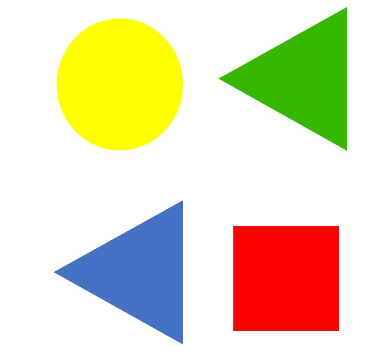
#> input picture notebooks/yinshuo/ImageTest/Image1.jpg, 371 x 359 px, given in place of the camera
$ python change_color_space_test.py
#> lines starting #> are read from the running program, lines starting #| are printed output that depends on the picture; after the words box and inside, x2 and y2 are one past the last pixel; in counts of white or black regions, pixels touching at a corner belong together
#https://docs.opencv.org/4.x/df/d9d/tutorial_py_colorspaces.html
#lower resolution!!!
import cv2 as cv
import numpy as np
cap = cv.VideoCapture(0)
cap.set(cv.CAP_PROP_AUTO_WB, 1.0)
cap.set(cv.CAP_PROP_FRAME_WIDTH, 1920)
cap.set(cv.CAP_PROP_FRAME_HEIGHT, 1080)
while(1):
    # Take each frame
    _, frame = cap.read()
#> frame is the input picture: shape (359, 371, 3); mean B, G, R 187, 218.8, 227.7
    # Convert BGR to HSV
    hsv = cv.cvtColor(frame, cv.COLOR_BGR2HSV)
#> hsv: shape (359, 371, 3); mean H, S, V 18.6, 75.6, 245.7
    # define range of blue color in HSV
    greenLower = np.array([30, 86, 46])
    greenUpper = np.array([80, 255, 255])
    #should work
    blueLower = (78,158,124)
    blueUpper = (130, 250, 255)
    # [7 lines of commented-out code are left out]
    mask = cv.inRange(hsv, blueLower, blueUpper)
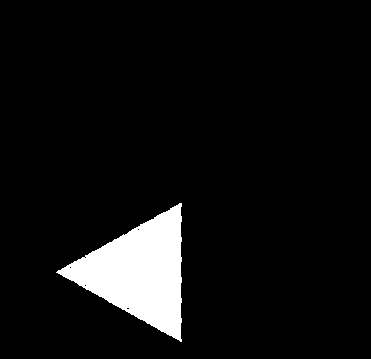
#> mask: shape (359, 371); 6.6% white; 1 white region, box (x1, y1, x2, y2) and area: (56, 203, 182, 342) 8759
    #mask = cv.inRange(hsv, redLower, redUpper)
    # Bitwise-AND mask and original image
    res = cv.bitwise_and(frame,frame, mask= mask)
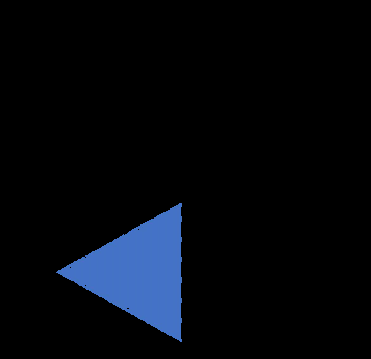
#> res: shape (359, 371, 3); mean B, G, R 13, 7.5, 4.5
    cv.imshow('frame',frame)
    cv.imshow('mask',mask)
    #cv.imshow('res',res)
    k = cv.waitKey(5) & 0xFF
#> (key Esc is pressed here)
    if k == 27:
        break
cv.destroyAllWindows()

$ run again, on notebooks/yinshuo/ImageTest/Image2.jpg
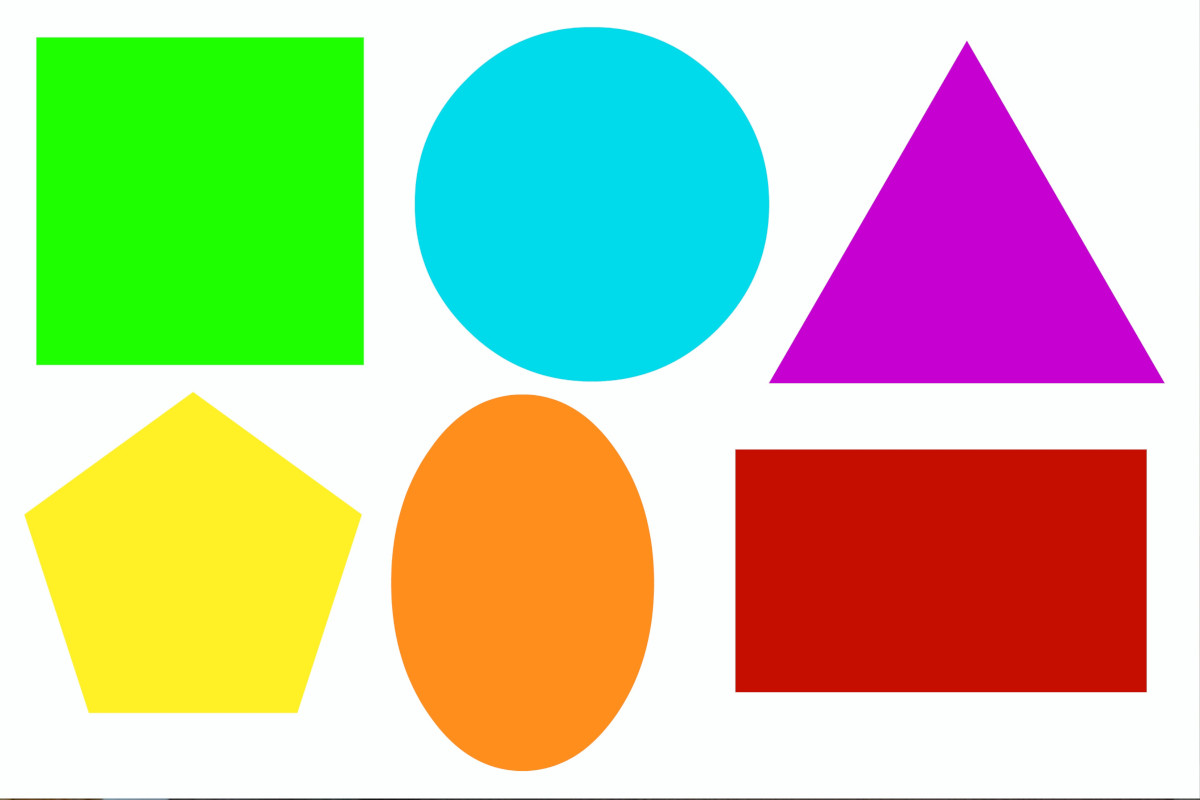
#> input picture notebooks/yinshuo/ImageTest/Image2.jpg, 1200 x 800 px, given in place of the camera
#> frame is the input picture: shape (800, 1200, 3); mean B, G, R 158.4, 197.5, 192.2
#> hsv: shape (800, 1200, 3); mean H, S, V 63.5, 135.5, 243.2
#> `mask = cv.inRange(hsv, blueLower, blueUpper)`:
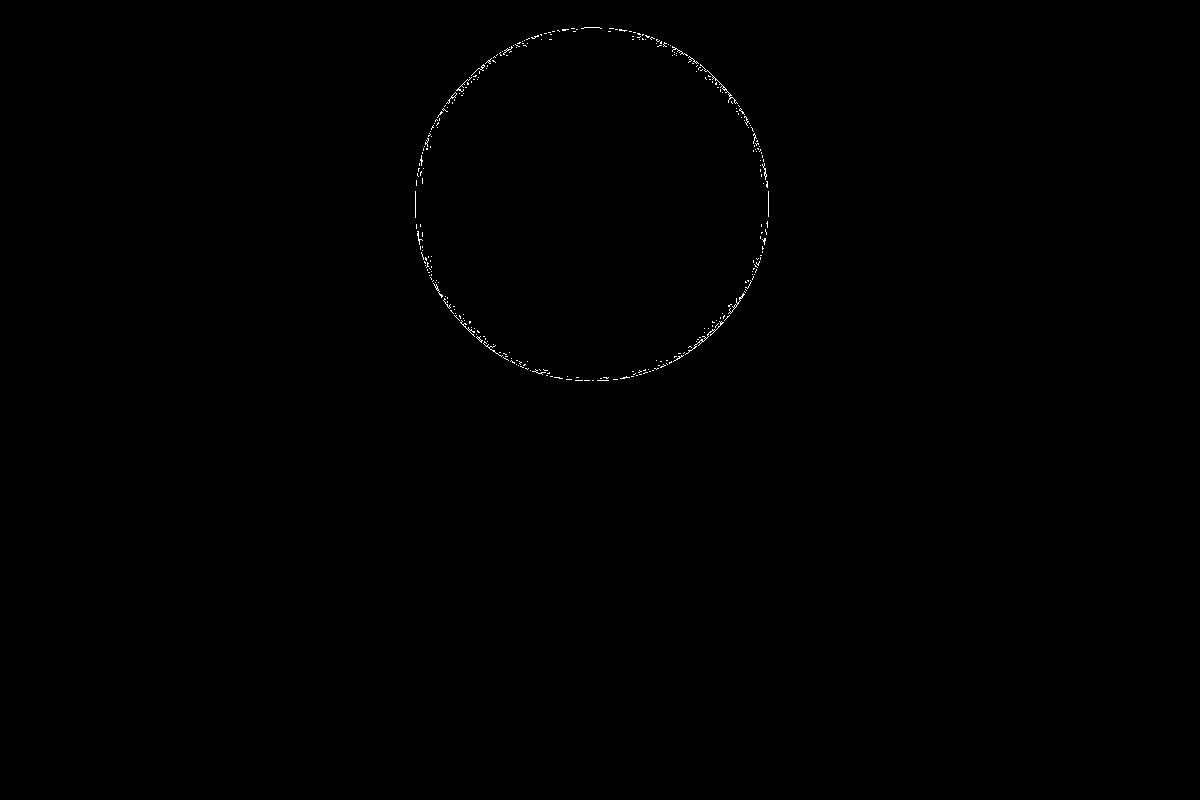
#> mask: shape (800, 1200); 0.17% white in thin lines or dots, all inside (x1, y1, x2, y2) = (415, 27, 769, 381)
